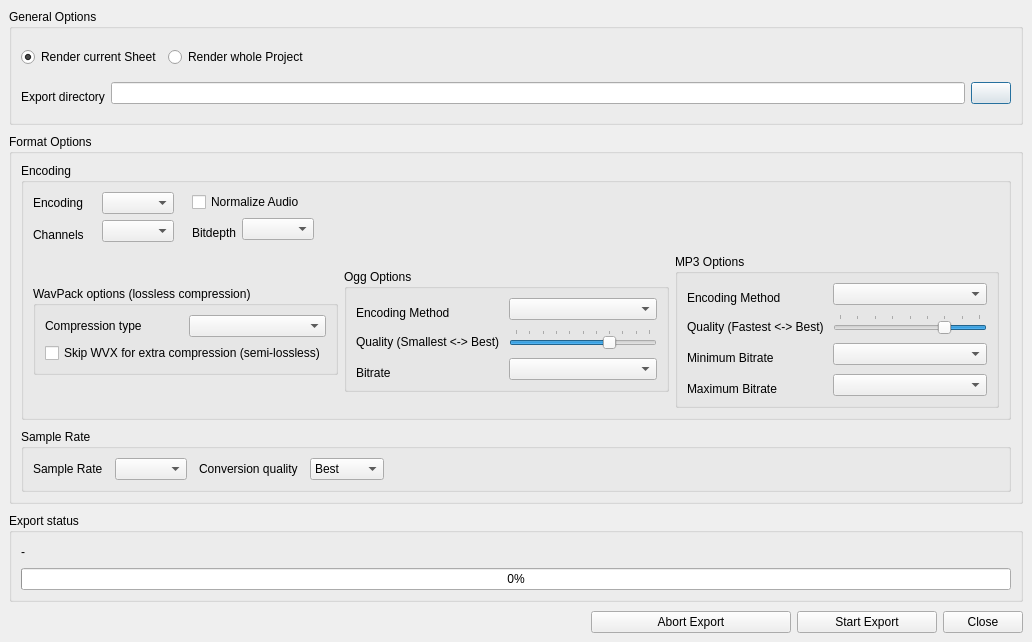
<ui version="4.0" >
 <class>ExportDialog</class>
 <widget class="QDialog" name="ExportDialog" >
  <property name="geometry" >
   <rect>
    <x>0</x>
    <y>0</y>
    <width>1032</width>
    <height>642</height>
   </rect>
  </property>
  <property name="sizePolicy" >
   <sizepolicy>
    <hsizetype>4</hsizetype>
    <vsizetype>4</vsizetype>
    <horstretch>0</horstretch>
    <verstretch>1</verstretch>
   </sizepolicy>
  </property>
  <property name="windowTitle" >
   <string>Export</string>
  </property>
  <layout class="QVBoxLayout" >
   <property name="margin" >
    <number>9</number>
   </property>
   <property name="spacing" >
    <number>9</number>
   </property>
   <item>
    <widget class="QGroupBox" name="generalOptionsGroupBox" >
     <property name="sizePolicy" >
      <sizepolicy>
       <hsizetype>5</hsizetype>
       <vsizetype>4</vsizetype>
       <horstretch>0</horstretch>
       <verstretch>0</verstretch>
      </sizepolicy>
     </property>
     <property name="maximumSize" >
      <size>
       <width>16777215</width>
       <height>350</height>
      </size>
     </property>
     <property name="title" >
      <string>General Options</string>
     </property>
     <layout class="QVBoxLayout" >
      <property name="margin" >
       <number>9</number>
      </property>
      <property name="spacing" >
       <number>6</number>
      </property>
      <item>
       <layout class="QHBoxLayout" >
        <property name="margin" >
         <number>0</number>
        </property>
        <property name="spacing" >
         <number>6</number>
        </property>
        <item>
         <widget class="QRadioButton" name="currentSongButton" >
          <property name="text" >
           <string>Render current Sheet</string>
          </property>
          <property name="checked" >
           <bool>true</bool>
          </property>
         </widget>
        </item>
        <item>
         <widget class="QRadioButton" name="allSongsButton" >
          <property name="text" >
           <string>Render whole Project</string>
          </property>
         </widget>
        </item>
        <item>
         <spacer>
          <property name="orientation" >
           <enum>Qt::Horizontal</enum>
          </property>
          <property name="sizeHint" >
           <size>
            <width>40</width>
            <height>20</height>
           </size>
          </property>
         </spacer>
        </item>
       </layout>
      </item>
      <item>
       <layout class="QHBoxLayout" >
        <property name="margin" >
         <number>0</number>
        </property>
        <property name="spacing" >
         <number>6</number>
        </property>
        <item>
         <widget class="QLabel" name="label" >
          <property name="text" >
           <string>Export directory</string>
          </property>
          <property name="alignment" >
           <set>Qt::AlignBottom|Qt::AlignLeading|Qt::AlignLeft</set>
          </property>
         </widget>
        </item>
        <item>
         <widget class="QLineEdit" name="exportDirName" >
          <property name="sizePolicy" >
           <sizepolicy>
            <hsizetype>7</hsizetype>
            <vsizetype>0</vsizetype>
            <horstretch>5</horstretch>
            <verstretch>0</verstretch>
           </sizepolicy>
          </property>
         </widget>
        </item>
        <item>
         <widget class="QPushButton" name="fileSelectButton" >
          <property name="text" >
           <string/>
          </property>
         </widget>
        </item>
       </layout>
      </item>
     </layout>
    </widget>
   </item>
   <item>
    <widget class="QGroupBox" name="exportSpecificationsGroupBox" >
     <property name="sizePolicy" >
      <sizepolicy>
       <hsizetype>5</hsizetype>
       <vsizetype>4</vsizetype>
       <horstretch>0</horstretch>
       <verstretch>0</verstretch>
      </sizepolicy>
     </property>
     <property name="title" >
      <string>Format Options</string>
     </property>
     <layout class="QVBoxLayout" >
      <property name="margin" >
       <number>9</number>
      </property>
      <property name="spacing" >
       <number>9</number>
      </property>
      <item>
       <widget class="QGroupBox" name="groupBox_2" >
        <property name="title" >
         <string>Encoding</string>
        </property>
        <layout class="QVBoxLayout" >
         <property name="margin" >
          <number>9</number>
         </property>
         <property name="spacing" >
          <number>12</number>
         </property>
         <item>
          <layout class="QHBoxLayout" >
           <property name="margin" >
            <number>0</number>
           </property>
           <property name="spacing" >
            <number>18</number>
           </property>
           <item>
            <layout class="QVBoxLayout" >
             <property name="margin" >
              <number>0</number>
             </property>
             <property name="spacing" >
              <number>6</number>
             </property>
             <item>
              <widget class="QLabel" name="label_2" >
               <property name="text" >
                <string>Encoding</string>
               </property>
              </widget>
             </item>
             <item>
              <widget class="QLabel" name="label_4" >
               <property name="text" >
                <string>Channels</string>
               </property>
               <property name="alignment" >
                <set>Qt::AlignBottom|Qt::AlignLeading|Qt::AlignLeft</set>
               </property>
              </widget>
             </item>
            </layout>
           </item>
           <item>
            <layout class="QVBoxLayout" >
             <property name="margin" >
              <number>0</number>
             </property>
             <property name="spacing" >
              <number>6</number>
             </property>
             <item>
              <widget class="QComboBox" name="audioTypeComboBox" >
               <property name="sizePolicy" >
                <sizepolicy>
                 <hsizetype>5</hsizetype>
                 <vsizetype>0</vsizetype>
                 <horstretch>4</horstretch>
                 <verstretch>0</verstretch>
                </sizepolicy>
               </property>
              </widget>
             </item>
             <item>
              <widget class="QComboBox" name="channelComboBox" />
             </item>
            </layout>
           </item>
           <item>
            <layout class="QVBoxLayout" >
             <property name="margin" >
              <number>0</number>
             </property>
             <property name="spacing" >
              <number>6</number>
             </property>
             <item>
              <widget class="QCheckBox" name="normalizeCheckBox" >
               <property name="sizePolicy" >
                <sizepolicy>
                 <hsizetype>5</hsizetype>
                 <vsizetype>0</vsizetype>
                 <horstretch>0</horstretch>
                 <verstretch>0</verstretch>
                </sizepolicy>
               </property>
               <property name="text" >
                <string>Normalize Audio</string>
               </property>
              </widget>
             </item>
             <item>
              <layout class="QHBoxLayout" >
               <property name="margin" >
                <number>0</number>
               </property>
               <property name="spacing" >
                <number>6</number>
               </property>
               <item>
                <widget class="QLabel" name="label_3" >
                 <property name="sizePolicy" >
                  <sizepolicy>
                   <hsizetype>5</hsizetype>
                   <vsizetype>5</vsizetype>
                   <horstretch>0</horstretch>
                   <verstretch>0</verstretch>
                  </sizepolicy>
                 </property>
                 <property name="text" >
                  <string>Bitdepth</string>
                 </property>
                 <property name="alignment" >
                  <set>Qt::AlignBottom|Qt::AlignLeading|Qt::AlignLeft</set>
                 </property>
                </widget>
               </item>
               <item>
                <widget class="QComboBox" name="bitdepthComboBox" />
               </item>
              </layout>
             </item>
            </layout>
           </item>
           <item>
            <spacer>
             <property name="orientation" >
              <enum>Qt::Horizontal</enum>
             </property>
             <property name="sizeHint" >
              <size>
               <width>40</width>
               <height>20</height>
              </size>
             </property>
            </spacer>
           </item>
          </layout>
         </item>
         <item>
          <layout class="QHBoxLayout" >
           <property name="margin" >
            <number>0</number>
           </property>
           <property name="spacing" >
            <number>6</number>
           </property>
           <item>
            <widget class="QGroupBox" name="wacpackGroupBox" >
             <property name="sizePolicy" >
              <sizepolicy>
               <hsizetype>5</hsizetype>
               <vsizetype>4</vsizetype>
               <horstretch>0</horstretch>
               <verstretch>0</verstretch>
              </sizepolicy>
             </property>
             <property name="title" >
              <string>WavPack options (lossless compression)</string>
             </property>
             <layout class="QVBoxLayout" >
              <property name="margin" >
               <number>9</number>
              </property>
              <property name="spacing" >
               <number>6</number>
              </property>
              <item>
               <layout class="QHBoxLayout" >
                <property name="margin" >
                 <number>0</number>
                </property>
                <property name="spacing" >
                 <number>6</number>
                </property>
                <item>
                 <widget class="QLabel" name="label_17" >
                  <property name="text" >
                   <string>Compression type</string>
                  </property>
                 </widget>
                </item>
                <item>
                 <widget class="QComboBox" name="wavpackCompressionComboBox" />
                </item>
               </layout>
              </item>
              <item>
               <widget class="QCheckBox" name="wavpackUseAlmostLosslessCheckBox" >
                <property name="toolTip" >
                 <string>&lt;html>&lt;head>&lt;meta name="qrichtext" content="1" />&lt;style type="text/css">
p, li { white-space: pre-wrap; }
&lt;/style>&lt;/head>&lt;body style=" font-family:'Sans Serif'; font-size:9pt; font-weight:400; font-style:normal; text-decoration:none;">
&lt;p style=" margin-top:0px; margin-bottom:0px; margin-left:0px; margin-right:0px; -qt-block-indent:0; text-indent:0px;">This option reduces the storage of some floating-point data files by up to about 10% by eliminating some information that has virtually no effect on the audio data. &lt;/p>
&lt;p style="-qt-paragraph-type:empty; margin-top:0px; margin-bottom:0px; margin-left:0px; margin-right:0px; -qt-block-indent:0; text-indent:0px;">&lt;/p>
&lt;p style=" margin-top:0px; margin-bottom:0px; margin-left:0px; margin-right:0px; -qt-block-indent:0; text-indent:0px;">While this does technically make the compression lossy, it retains all the advantages of floating point data (&amp;gt;600 dB of dynamic range, no clipping, and 25 bits of resolution). &lt;/p>
&lt;p style="-qt-paragraph-type:empty; margin-top:0px; margin-bottom:0px; margin-left:0px; margin-right:0px; -qt-block-indent:0; text-indent:0px;">&lt;/p>
&lt;p style=" margin-top:0px; margin-bottom:0px; margin-left:0px; margin-right:0px; -qt-block-indent:0; text-indent:0px;">This also affects large integer compression by limiting the resolution to 24 bits.&lt;/p>&lt;/body>&lt;/html></string>
                </property>
                <property name="text" >
                 <string>Skip WVX for extra compression (semi-lossless)</string>
                </property>
               </widget>
              </item>
             </layout>
            </widget>
           </item>
           <item>
            <widget class="QGroupBox" name="oggOptionsGroupBox" >
             <property name="sizePolicy" >
              <sizepolicy>
               <hsizetype>5</hsizetype>
               <vsizetype>4</vsizetype>
               <horstretch>0</horstretch>
               <verstretch>0</verstretch>
              </sizepolicy>
             </property>
             <property name="title" >
              <string>Ogg Options</string>
             </property>
             <layout class="QGridLayout" >
              <property name="margin" >
               <number>9</number>
              </property>
              <property name="spacing" >
               <number>9</number>
              </property>
              <item row="2" column="0" >
               <widget class="QLabel" name="oggBitrateLabel" >
                <property name="sizePolicy" >
                 <sizepolicy>
                  <hsizetype>5</hsizetype>
                  <vsizetype>5</vsizetype>
                  <horstretch>4</horstretch>
                  <verstretch>0</verstretch>
                 </sizepolicy>
                </property>
                <property name="text" >
                 <string>Bitrate</string>
                </property>
                <property name="alignment" >
                 <set>Qt::AlignBottom|Qt::AlignLeading|Qt::AlignLeft</set>
                </property>
               </widget>
              </item>
              <item row="2" column="1" >
               <widget class="QComboBox" name="oggBitrateComboBox" >
                <property name="sizePolicy" >
                 <sizepolicy>
                  <hsizetype>7</hsizetype>
                  <vsizetype>0</vsizetype>
                  <horstretch>5</horstretch>
                  <verstretch>0</verstretch>
                 </sizepolicy>
                </property>
               </widget>
              </item>
              <item row="1" column="1" >
               <widget class="QSlider" name="oggQualitySlider" >
                <property name="layoutDirection" >
                 <enum>Qt::LeftToRight</enum>
                </property>
                <property name="autoFillBackground" >
                 <bool>false</bool>
                </property>
                <property name="minimum" >
                 <number>0</number>
                </property>
                <property name="maximum" >
                 <number>10</number>
                </property>
                <property name="pageStep" >
                 <number>1</number>
                </property>
                <property name="value" >
                 <number>7</number>
                </property>
                <property name="tracking" >
                 <bool>true</bool>
                </property>
                <property name="orientation" >
                 <enum>Qt::Horizontal</enum>
                </property>
                <property name="invertedAppearance" >
                 <bool>false</bool>
                </property>
                <property name="invertedControls" >
                 <bool>false</bool>
                </property>
                <property name="tickPosition" >
                 <enum>QSlider::TicksAbove</enum>
                </property>
                <property name="tickInterval" >
                 <number>1</number>
                </property>
               </widget>
              </item>
              <item row="0" column="1" >
               <widget class="QComboBox" name="oggMethodComboBox" >
                <property name="sizePolicy" >
                 <sizepolicy>
                  <hsizetype>7</hsizetype>
                  <vsizetype>0</vsizetype>
                  <horstretch>5</horstretch>
                  <verstretch>0</verstretch>
                 </sizepolicy>
                </property>
               </widget>
              </item>
              <item row="1" column="0" >
               <widget class="QLabel" name="oggQualityLabel" >
                <property name="sizePolicy" >
                 <sizepolicy>
                  <hsizetype>5</hsizetype>
                  <vsizetype>5</vsizetype>
                  <horstretch>4</horstretch>
                  <verstretch>0</verstretch>
                 </sizepolicy>
                </property>
                <property name="text" >
                 <string>Quality (Smallest &lt;-> Best)</string>
                </property>
                <property name="alignment" >
                 <set>Qt::AlignBottom|Qt::AlignLeading|Qt::AlignLeft</set>
                </property>
               </widget>
              </item>
              <item row="0" column="0" >
               <widget class="QLabel" name="label_18" >
                <property name="sizePolicy" >
                 <sizepolicy>
                  <hsizetype>5</hsizetype>
                  <vsizetype>5</vsizetype>
                  <horstretch>4</horstretch>
                  <verstretch>0</verstretch>
                 </sizepolicy>
                </property>
                <property name="text" >
                 <string>Encoding Method</string>
                </property>
                <property name="alignment" >
                 <set>Qt::AlignBottom|Qt::AlignLeading|Qt::AlignLeft</set>
                </property>
               </widget>
              </item>
             </layout>
            </widget>
           </item>
           <item>
            <widget class="QGroupBox" name="mp3OptionsGroupBox" >
             <property name="sizePolicy" >
              <sizepolicy>
               <hsizetype>5</hsizetype>
               <vsizetype>4</vsizetype>
               <horstretch>0</horstretch>
               <verstretch>0</verstretch>
              </sizepolicy>
             </property>
             <property name="title" >
              <string>MP3 Options</string>
             </property>
             <layout class="QGridLayout" >
              <property name="margin" >
               <number>9</number>
              </property>
              <property name="spacing" >
               <number>9</number>
              </property>
              <item row="0" column="0" >
               <widget class="QLabel" name="label_15" >
                <property name="sizePolicy" >
                 <sizepolicy>
                  <hsizetype>5</hsizetype>
                  <vsizetype>5</vsizetype>
                  <horstretch>4</horstretch>
                  <verstretch>0</verstretch>
                 </sizepolicy>
                </property>
                <property name="text" >
                 <string>Encoding Method</string>
                </property>
                <property name="alignment" >
                 <set>Qt::AlignBottom|Qt::AlignLeading|Qt::AlignLeft</set>
                </property>
               </widget>
              </item>
              <item row="3" column="0" >
               <widget class="QLabel" name="mp3MaxBitrateLabel" >
                <property name="sizePolicy" >
                 <sizepolicy>
                  <hsizetype>5</hsizetype>
                  <vsizetype>5</vsizetype>
                  <horstretch>4</horstretch>
                  <verstretch>0</verstretch>
                 </sizepolicy>
                </property>
                <property name="text" >
                 <string>Maximum Bitrate</string>
                </property>
                <property name="alignment" >
                 <set>Qt::AlignBottom|Qt::AlignLeading|Qt::AlignLeft</set>
                </property>
               </widget>
              </item>
              <item row="2" column="0" >
               <widget class="QLabel" name="mp3MinBitrateLabel" >
                <property name="sizePolicy" >
                 <sizepolicy>
                  <hsizetype>5</hsizetype>
                  <vsizetype>5</vsizetype>
                  <horstretch>4</horstretch>
                  <verstretch>0</verstretch>
                 </sizepolicy>
                </property>
                <property name="text" >
                 <string>Minimum Bitrate</string>
                </property>
                <property name="alignment" >
                 <set>Qt::AlignBottom|Qt::AlignLeading|Qt::AlignLeft</set>
                </property>
               </widget>
              </item>
              <item row="1" column="0" >
               <widget class="QLabel" name="label_16" >
                <property name="sizePolicy" >
                 <sizepolicy>
                  <hsizetype>5</hsizetype>
                  <vsizetype>5</vsizetype>
                  <horstretch>4</horstretch>
                  <verstretch>0</verstretch>
                 </sizepolicy>
                </property>
                <property name="text" >
                 <string>Quality (Fastest &lt;-> Best)</string>
                </property>
                <property name="alignment" >
                 <set>Qt::AlignBottom|Qt::AlignLeading|Qt::AlignLeft</set>
                </property>
               </widget>
              </item>
              <item row="3" column="1" >
               <widget class="QComboBox" name="mp3MaxBitrateComboBox" >
                <property name="sizePolicy" >
                 <sizepolicy>
                  <hsizetype>7</hsizetype>
                  <vsizetype>0</vsizetype>
                  <horstretch>5</horstretch>
                  <verstretch>0</verstretch>
                 </sizepolicy>
                </property>
               </widget>
              </item>
              <item row="2" column="1" >
               <widget class="QComboBox" name="mp3MinBitrateComboBox" >
                <property name="sizePolicy" >
                 <sizepolicy>
                  <hsizetype>7</hsizetype>
                  <vsizetype>0</vsizetype>
                  <horstretch>5</horstretch>
                  <verstretch>0</verstretch>
                 </sizepolicy>
                </property>
               </widget>
              </item>
              <item row="0" column="1" >
               <widget class="QComboBox" name="mp3MethodComboBox" >
                <property name="sizePolicy" >
                 <sizepolicy>
                  <hsizetype>7</hsizetype>
                  <vsizetype>0</vsizetype>
                  <horstretch>5</horstretch>
                  <verstretch>0</verstretch>
                 </sizepolicy>
                </property>
               </widget>
              </item>
              <item row="1" column="1" >
               <widget class="QSlider" name="mp3QualitySlider" >
                <property name="layoutDirection" >
                 <enum>Qt::LeftToRight</enum>
                </property>
                <property name="autoFillBackground" >
                 <bool>false</bool>
                </property>
                <property name="minimum" >
                 <number>1</number>
                </property>
                <property name="maximum" >
                 <number>9</number>
                </property>
                <property name="pageStep" >
                 <number>1</number>
                </property>
                <property name="value" >
                 <number>3</number>
                </property>
                <property name="tracking" >
                 <bool>true</bool>
                </property>
                <property name="orientation" >
                 <enum>Qt::Horizontal</enum>
                </property>
                <property name="invertedAppearance" >
                 <bool>true</bool>
                </property>
                <property name="invertedControls" >
                 <bool>false</bool>
                </property>
                <property name="tickPosition" >
                 <enum>QSlider::TicksAbove</enum>
                </property>
                <property name="tickInterval" >
                 <number>1</number>
                </property>
               </widget>
              </item>
             </layout>
            </widget>
           </item>
          </layout>
         </item>
        </layout>
       </widget>
      </item>
      <item>
       <widget class="QGroupBox" name="groupBox" >
        <property name="sizePolicy" >
         <sizepolicy>
          <hsizetype>5</hsizetype>
          <vsizetype>5</vsizetype>
          <horstretch>0</horstretch>
          <verstretch>0</verstretch>
         </sizepolicy>
        </property>
        <property name="title" >
         <string>Sample Rate</string>
        </property>
        <layout class="QHBoxLayout" >
         <property name="margin" >
          <number>9</number>
         </property>
         <property name="spacing" >
          <number>12</number>
         </property>
         <item>
          <layout class="QHBoxLayout" >
           <property name="margin" >
            <number>0</number>
           </property>
           <property name="spacing" >
            <number>12</number>
           </property>
           <item>
            <widget class="QLabel" name="label_7" >
             <property name="sizePolicy" >
              <sizepolicy>
               <hsizetype>4</hsizetype>
               <vsizetype>5</vsizetype>
               <horstretch>0</horstretch>
               <verstretch>0</verstretch>
              </sizepolicy>
             </property>
             <property name="text" >
              <string>Sample Rate</string>
             </property>
            </widget>
           </item>
           <item>
            <widget class="QComboBox" name="sampleRateComboBox" >
             <property name="sizePolicy" >
              <sizepolicy>
               <hsizetype>5</hsizetype>
               <vsizetype>0</vsizetype>
               <horstretch>0</horstretch>
               <verstretch>0</verstretch>
              </sizepolicy>
             </property>
            </widget>
           </item>
           <item>
            <widget class="QLabel" name="label_8" >
             <property name="sizePolicy" >
              <sizepolicy>
               <hsizetype>4</hsizetype>
               <vsizetype>5</vsizetype>
               <horstretch>0</horstretch>
               <verstretch>0</verstretch>
              </sizepolicy>
             </property>
             <property name="text" >
              <string>Conversion quality</string>
             </property>
            </widget>
           </item>
           <item>
            <widget class="QComboBox" name="resampleQualityComboBox" >
             <property name="sizePolicy" >
              <sizepolicy>
               <hsizetype>5</hsizetype>
               <vsizetype>0</vsizetype>
               <horstretch>0</horstretch>
               <verstretch>0</verstretch>
              </sizepolicy>
             </property>
             <item>
              <property name="text" >
               <string>Best</string>
              </property>
             </item>
             <item>
              <property name="text" >
               <string>High</string>
              </property>
             </item>
             <item>
              <property name="text" >
               <string>Medium</string>
              </property>
             </item>
             <item>
              <property name="text" >
               <string>Fast</string>
              </property>
             </item>
            </widget>
           </item>
           <item>
            <spacer>
             <property name="orientation" >
              <enum>Qt::Horizontal</enum>
             </property>
             <property name="sizeHint" >
              <size>
               <width>40</width>
               <height>20</height>
              </size>
             </property>
            </spacer>
           </item>
          </layout>
         </item>
        </layout>
       </widget>
      </item>
     </layout>
    </widget>
   </item>
   <item>
    <widget class="QGroupBox" name="ExportStateGroupBox" >
     <property name="sizePolicy" >
      <sizepolicy>
       <hsizetype>5</hsizetype>
       <vsizetype>4</vsizetype>
       <horstretch>0</horstretch>
       <verstretch>0</verstretch>
      </sizepolicy>
     </property>
     <property name="title" >
      <string>Export status</string>
     </property>
     <layout class="QVBoxLayout" >
      <property name="margin" >
       <number>9</number>
      </property>
      <property name="spacing" >
       <number>6</number>
      </property>
      <item>
       <layout class="QHBoxLayout" >
        <property name="margin" >
         <number>0</number>
        </property>
        <property name="spacing" >
         <number>6</number>
        </property>
        <item>
         <widget class="QLabel" name="currentProcessingSongName" >
          <property name="text" >
           <string>-</string>
          </property>
         </widget>
        </item>
        <item>
         <spacer>
          <property name="orientation" >
           <enum>Qt::Horizontal</enum>
          </property>
          <property name="sizeHint" >
           <size>
            <width>40</width>
            <height>20</height>
           </size>
          </property>
         </spacer>
        </item>
       </layout>
      </item>
      <item>
       <widget class="QProgressBar" name="songProgressBar" >
        <property name="value" >
         <number>0</number>
        </property>
        <property name="orientation" >
         <enum>Qt::Horizontal</enum>
        </property>
       </widget>
      </item>
     </layout>
    </widget>
   </item>
   <item>
    <layout class="QHBoxLayout" >
     <property name="margin" >
      <number>0</number>
     </property>
     <property name="spacing" >
      <number>6</number>
     </property>
     <item>
      <spacer>
       <property name="orientation" >
        <enum>Qt::Horizontal</enum>
       </property>
       <property name="sizeHint" >
        <size>
         <width>40</width>
         <height>20</height>
        </size>
       </property>
      </spacer>
     </item>
     <item>
      <widget class="QPushButton" name="abortButton" >
       <property name="minimumSize" >
        <size>
         <width>200</width>
         <height>0</height>
        </size>
       </property>
       <property name="text" >
        <string>Abort Export</string>
       </property>
      </widget>
     </item>
     <item>
      <widget class="QPushButton" name="startButton" >
       <property name="minimumSize" >
        <size>
         <width>140</width>
         <height>0</height>
        </size>
       </property>
       <property name="text" >
        <string>Start Export</string>
       </property>
      </widget>
     </item>
     <item>
      <widget class="QPushButton" name="closeButton" >
       <property name="text" >
        <string>Close</string>
       </property>
      </widget>
     </item>
    </layout>
   </item>
  </layout>
 </widget>
 <resources/>
 <connections/>
</ui>
